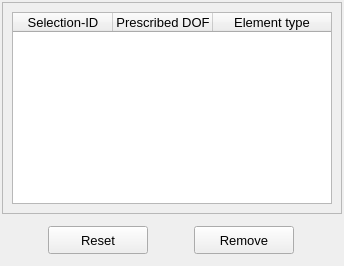
           <widget class="QWidget" name="tab_list">
            <attribute name="title">
             <string>List</string>
            </attribute>
            <layout class="QGridLayout" name="gridLayout_9">
             <property name="leftMargin">
              <number>2</number>
             </property>
             <property name="topMargin">
              <number>2</number>
             </property>
             <property name="rightMargin">
              <number>2</number>
             </property>
             <property name="bottomMargin">
              <number>2</number>
             </property>
             <property name="spacing">
              <number>2</number>
             </property>
             <item row="0" column="0">
              <widget class="QFrame" name="frame_5">
               <property name="frameShape">
                <enum>QFrame::StyledPanel</enum>
               </property>
               <property name="frameShadow">
                <enum>QFrame::Raised</enum>
               </property>
               <layout class="QGridLayout" name="gridLayout_2">
                <item row="0" column="0">
                 <widget class="QTreeWidget" name="treeWidget_prescribed_dofs">
                  <property name="minimumSize">
                   <size>
                    <width>320</width>
                    <height>170</height>
                   </size>
                  </property>
                  <property name="maximumSize">
                   <size>
                    <width>380</width>
                    <height>200</height>
                   </size>
                  </property>
                  <property name="font">
                   <font>
                    <family>MS Shell Dlg 2</family>
                    <pointsize>10</pointsize>
                    <italic>false</italic>
                   </font>
                  </property>
                  <property name="toolTip">
                   <string>Select a node to remove the attributed boundary condition.</string>
                  </property>
                  <property name="indentation">
                   <number>1</number>
                  </property>
                  <property name="headerHidden">
                   <bool>false</bool>
                  </property>
                  <attribute name="headerHighlightSections">
                   <bool>false</bool>
                  </attribute>
                  <attribute name="headerShowSortIndicator" stdset="0">
                   <bool>false</bool>
                  </attribute>
                  <attribute name="headerStretchLastSection">
                   <bool>true</bool>
                  </attribute>
                  <column>
                   <property name="text">
                    <string>Selection-ID</string>
                   </property>
                   <property name="textAlignment">
                    <set>AlignCenter</set>
                   </property>
                  </column>
                  <column>
                   <property name="text">
                    <string>Prescribed DOF</string>
                   </property>
                   <property name="textAlignment">
                    <set>AlignCenter</set>
                   </property>
                  </column>
                  <column>
                   <property name="text">
                    <string>Element type</string>
                   </property>
                   <property name="textAlignment">
                    <set>AlignCenter</set>
                   </property>
                  </column>
                 </widget>
                </item>
               </layout>
              </widget>
             </item>
             <item row="1" column="0">
              <widget class="QFrame" name="frame_3">
               <property name="minimumSize">
                <size>
                 <width>320</width>
                 <height>48</height>
                </size>
               </property>
               <property name="maximumSize">
                <size>
                 <width>16777215</width>
                 <height>48</height>
                </size>
               </property>
               <property name="frameShape">
                <enum>QFrame::NoFrame</enum>
               </property>
               <property name="frameShadow">
                <enum>QFrame::Raised</enum>
               </property>
               <layout class="QGridLayout" name="gridLayout_8">
                <property name="leftMargin">
                 <number>4</number>
                </property>
                <property name="topMargin">
                 <number>4</number>
                </property>
                <property name="rightMargin">
                 <number>4</number>
                </property>
                <property name="bottomMargin">
                 <number>4</number>
                </property>
                <property name="spacing">
                 <number>4</number>
                </property>
                <item row="0" column="0">
                 <widget class="QPushButton" name="pushButton_reset">
                  <property name="minimumSize">
                   <size>
                    <width>100</width>
                    <height>28</height>
                   </size>
                  </property>
                  <property name="maximumSize">
                   <size>
                    <width>100</width>
                    <height>28</height>
                   </size>
                  </property>
                  <property name="font">
                   <font>
                    <family>MS Shell Dlg 2</family>
                    <pointsize>10</pointsize>
                    <weight>50</weight>
                    <italic>false</italic>
                    <bold>false</bold>
                   </font>
                  </property>
                  <property name="styleSheet">
                   <string notr="true"/>
                  </property>
                  <property name="text">
                   <string>Reset</string>
                  </property>
                  <property name="autoDefault">
                   <bool>false</bool>
                  </property>
                 </widget>
                </item>
                <item row="0" column="1">
                 <widget class="QPushButton" name="pushButton_remove">
                  <property name="minimumSize">
                   <size>
                    <width>100</width>
                    <height>28</height>
                   </size>
                  </property>
                  <property name="maximumSize">
                   <size>
                    <width>100</width>
                    <height>28</height>
                   </size>
                  </property>
                  <property name="font">
                   <font>
                    <family>MS Shell Dlg 2</family>
                    <pointsize>10</pointsize>
                    <weight>50</weight>
                    <italic>false</italic>
                    <bold>false</bold>
                   </font>
                  </property>
                  <property name="styleSheet">
                   <string notr="true"/>
                  </property>
                  <property name="text">
                   <string>Remove</string>
                  </property>
                  <property name="autoDefault">
                   <bool>false</bool>
                  </property>
                 </widget>
                </item>
               </layout>
              </widget>
             </item>
            </layout>
           </widget>
